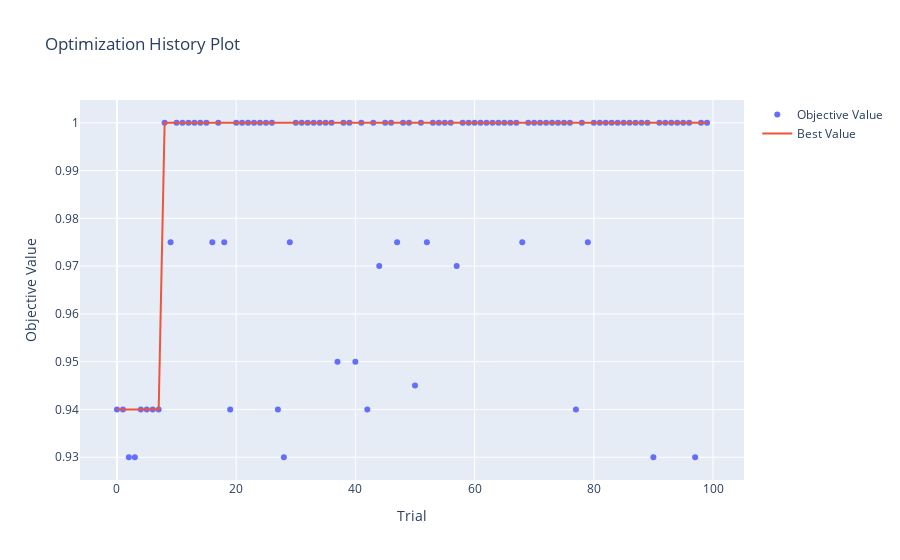

This figure's notebook cell:
### Markdown cell above
Mejores parametros

### Code cell
print(studyKNN.best_params)
optuna.visualization.plot_optimization_history(studyKNN)

### Figure 1 — Plotly figure (JSON) as saved in the notebook; plotly's stock layout.template omitted (floating-point values rounded to 4 significant figures)
{"data": [{"mode": "markers", "name": "Objective Value", "type": "scatter", "x": [0, 1, 2, 3, 4, 5, 6, 7, 8, 9, 10, 11, 12, 13, 14, 15, 16, 17, 18, 19, 20, 21, 22, 23, 24, 25, 26, 27, 28, 29, 30, 31, 32, 33, 34, 35, 36, 37, 38, 39, 40, 41, 42, 43, 44, 45, 46, 47, 48, 49, 50, 51, 52, 53, 54, 55, 56, 57, 58, 59, 60, 61, 62, 63, 64, 65, 66, 67, 68, 69, 70, 71, 72, 73, 74, 75, 76, 77, 78, 79, 80, 81, 82, 83, 84, 85, 86, 87, 88, 89, 90, 91, 92, 93, 94, 95, 96, 97, 98, 99], "y": [0.94, 0.94, 0.93, 0.93, 0.94, 0.94, 0.94, 0.94, 1, 0.975, 1, 1, 1, 1, 1, 1, 0.975, 1, 0.975, 0.94, 1, 1, 1, 1, 1, 1, 1, 0.94, 0.93, 0.975, 1, 1, 1, 1, 1, 1, 1, 0.95, 1, 1, 0.95, 1, 0.94, 1, 0.97, 1, 1, 0.975, 1, 1, 0.945, 1, 0.975, 1, 1, 1, 1, 0.97, 1, 1, 1, 1, 1, 1, 1, 1, 1, 1, 0.975, 1, 1, 1, 1, 1, 1, 1, 1, 0.94, 1, 0.975, 1, 1, 1, 1, 1, 1, 1, 1, 1, 1, 0.93, 1, 1, 1, 1, 1, 1, 0.93, 1, 1]}, {"mode": "lines", "name": "Best Value", "type": "scatter", "x": [0, 1, 2, 3, 4, 5, 6, 7, 8, 9, 10, 11, 12, 13, 14, 15, 16, 17, 18, 19, 20, 21, 22, 23, 24, 25, 26, 27, 28, 29, 30, 31, 32, 33, 34, 35, 36, 37, 38, 39, 40, 41, 42, 43, 44, 45, 46, 47, 48, 49, 50, 51, 52, 53, 54, 55, 56, 57, 58, 59, 60, 61, 62, 63, 64, 65, 66, 67, 68, 69, 70, 71, 72, 73, 74, 75, 76, 77, 78, 79, 80, 81, 82, 83, 84, 85, 86, 87, 88, 89, 90, 91, 92, 93, 94, 95, 96, 97, 98, 99], "y": [0.94, 0.94, 0.94, 0.94, 0.94, 0.94, 0.94, 0.94, 1, 1, 1, 1, 1, 1, 1, 1, 1, 1, 1, 1, 1, 1, 1, 1, 1, 1, 1, 1, 1, 1, 1, 1, 1, 1, 1, 1, 1, 1, 1, 1, 1, 1, 1, 1, 1, 1, 1, 1, 1, 1, 1, 1, 1, 1, 1, 1, 1, 1, 1, 1, 1, 1, 1, 1, 1, 1, 1, 1, 1, 1, 1, 1, 1, 1, 1, 1, 1, 1, 1, 1, 1, 1, 1, 1, 1, 1, 1, 1, 1, 1, 1, 1, 1, 1, 1, 1, 1, 1, 1, 1]}, {"marker": {"color": "#cccccc"}, "mode": "markers", "name": "Infeasible Trial", "showlegend": false, "type": "scatter", "x": [], "y": []}], "layout": {"title": {"text": "Optimization History Plot"}, "xaxis": {"title": {"text": "Trial"}}, "yaxis": {"title": {"text": "Objective Value"}}}}
